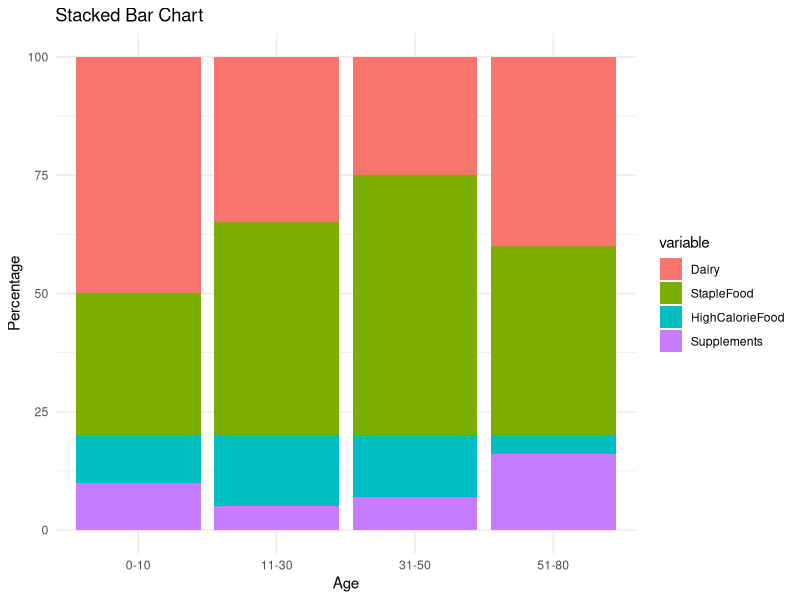
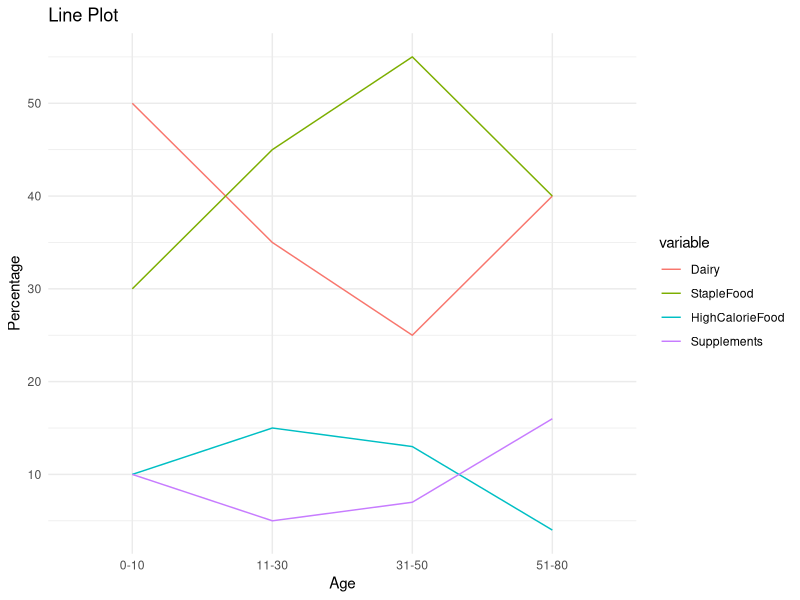
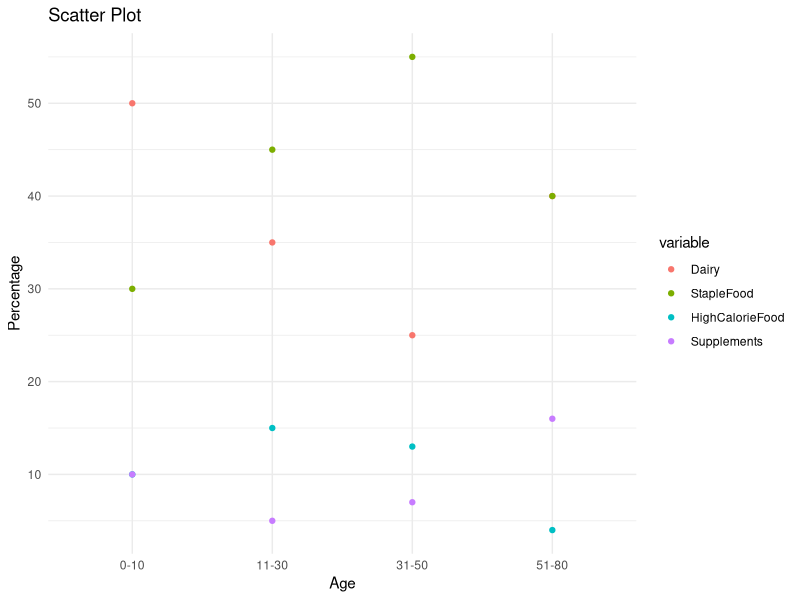
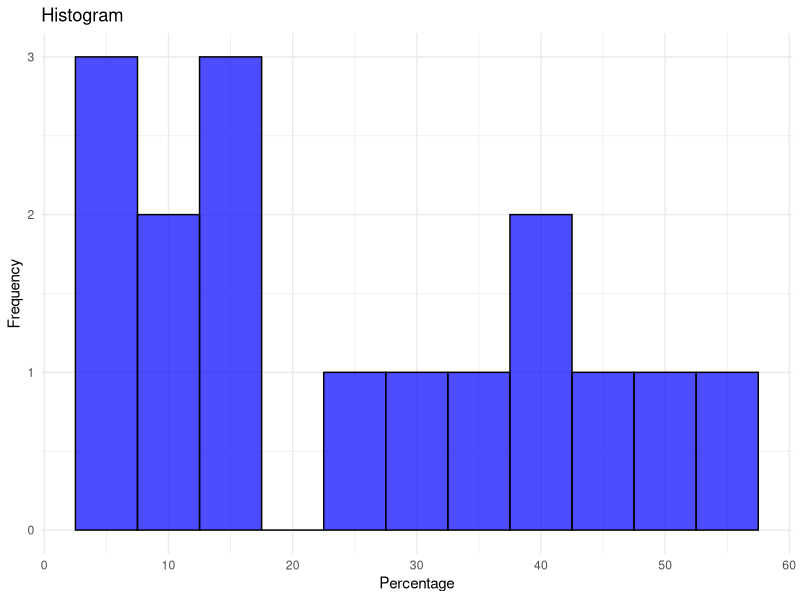

Write the R code that produced these figures, in order.
install.packages("ggplot2")
library(ggplot2)

# Your data
data <- data.frame(
  Age = c("0-10", "11-30", "31-50", "51-80"),
  Dairy = c(50, 35, 25, 40),
  StapleFood = c(30, 45, 55, 40),
  HighCalorieFood = c(10, 15, 13, 4),
  Supplements = c(10, 5, 7, 16)
)

# Reshape data for ggplot2
data_long <- reshape2::melt(data, id.vars = "Age")

# Stacked Bar Chart
ggplot(data_long, aes(x = Age, y = value, fill = variable)) +
  geom_bar(stat = "identity") +
  labs(title = "Stacked Bar Chart", x = "Age", y = "Percentage") +
  theme_minimal()

# Line Plot
ggplot(data_long, aes(x = Age, y = value, color = variable, group = variable)) +
  geom_line() +
  labs(title = "Line Plot", x = "Age", y = "Percentage") +
  theme_minimal()

# Scatter Plot
ggplot(data_long, aes(x = Age, y = value, color = variable)) +
  geom_point() +
  labs(title = "Scatter Plot", x = "Age", y = "Percentage") +
  theme_minimal()

# Histogram
ggplot(data_long, aes(x = value)) +
  geom_histogram(binwidth = 5, fill = "blue", color = "black", alpha = 0.7) +
  labs(title = "Histogram", x = "Percentage", y = "Frequency") +
  theme_minimal()
